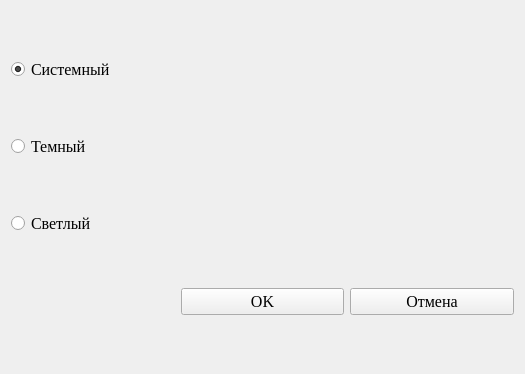
<?xml version="1.0" encoding="UTF-8"?>
<ui version="4.0">
 <class>WindowStylesDialog</class>
 <widget class="QWidget" name="WindowStylesDialog">
  <property name="geometry">
   <rect>
    <x>0</x>
    <y>0</y>
    <width>525</width>
    <height>374</height>
   </rect>
  </property>
  <property name="font">
   <font>
    <family>Times New Roman</family>
    <pointsize>12</pointsize>
   </font>
  </property>
  <property name="windowTitle">
   <string>Стиль окна</string>
  </property>
  <property name="windowIcon">
   <iconset resource="../../../res.qrc">
    <normaloff>:/icons/icon.png</normaloff>:/icons/icon.png</iconset>
  </property>
  <layout class="QGridLayout" name="gridLayout">
   <item row="1" column="0">
    <widget class="QRadioButton" name="systemRadioButton">
     <property name="minimumSize">
      <size>
       <width>0</width>
       <height>0</height>
      </size>
     </property>
     <property name="text">
      <string>Системный</string>
     </property>
     <property name="checked">
      <bool>true</bool>
     </property>
    </widget>
   </item>
   <item row="9" column="1">
    <widget class="QPushButton" name="okButton">
     <property name="text">
      <string>OK</string>
     </property>
    </widget>
   </item>
   <item row="9" column="0">
    <widget class="QLabel" name="label">
     <property name="text">
      <string/>
     </property>
    </widget>
   </item>
   <item row="9" column="2">
    <widget class="QPushButton" name="cancelButton">
     <property name="maximumSize">
      <size>
       <width>16777215</width>
       <height>16777215</height>
      </size>
     </property>
     <property name="text">
      <string>Отмена</string>
     </property>
    </widget>
   </item>
   <item row="8" column="0">
    <widget class="QRadioButton" name="lightRadioButton">
     <property name="minimumSize">
      <size>
       <width>0</width>
       <height>0</height>
      </size>
     </property>
     <property name="text">
      <string>Светлый</string>
     </property>
    </widget>
   </item>
   <item row="2" column="0">
    <widget class="QRadioButton" name="darkRadioButton">
     <property name="minimumSize">
      <size>
       <width>0</width>
       <height>0</height>
      </size>
     </property>
     <property name="text">
      <string>Темный</string>
     </property>
    </widget>
   </item>
  </layout>
 </widget>
 <resources>
  <include location="../../../res.qrc"/>
 </resources>
 <connections/>
</ui>
